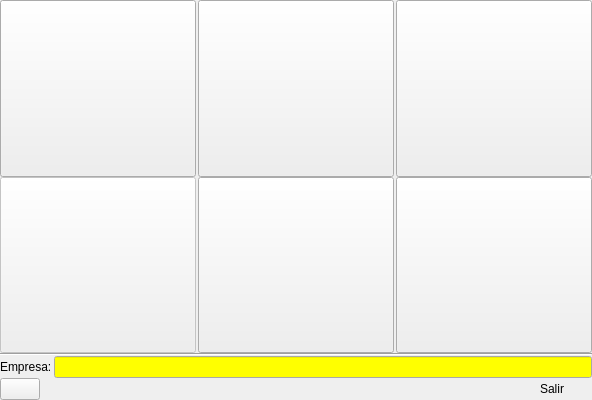
<ui version="4.0" >
 <author>Tomeu Borras Riera</author>
 <class>selectorbase</class>
 <widget class="QMainWindow" name="selectorbase" >
  <property name="geometry" >
   <rect>
    <x>0</x>
    <y>0</y>
    <width>592</width>
    <height>400</height>
   </rect>
  </property>
  <property name="sizePolicy" >
   <sizepolicy vsizetype="Expanding" hsizetype="Expanding" >
    <horstretch>0</horstretch>
    <verstretch>0</verstretch>
   </sizepolicy>
  </property>
  <property name="minimumSize" >
   <size>
    <width>211</width>
    <height>96</height>
   </size>
  </property>
  <property name="maximumSize" >
   <size>
    <width>10000</width>
    <height>10000</height>
   </size>
  </property>
  <property name="windowTitle" >
   <string>BulmaGes</string>
  </property>
  <widget class="QWidget" name="widget" >
   <property name="geometry" >
    <rect>
     <x>0</x>
     <y>0</y>
     <width>592</width>
     <height>400</height>
    </rect>
   </property>
   <layout class="QVBoxLayout" >
    <property name="spacing" >
     <number>0</number>
    </property>
    <property name="margin" >
     <number>0</number>
    </property>
    <item>
     <layout class="QHBoxLayout" >
      <property name="spacing" >
       <number>2</number>
      </property>
      <property name="margin" >
       <number>0</number>
      </property>
      <item>
       <widget class="QPushButton" name="m_bulmafact" >
        <property name="enabled" >
         <bool>true</bool>
        </property>
        <property name="sizePolicy" >
         <sizepolicy vsizetype="Expanding" hsizetype="Expanding" >
          <horstretch>0</horstretch>
          <verstretch>0</verstretch>
         </sizepolicy>
        </property>
        <property name="maximumSize" >
         <size>
          <width>10000</width>
          <height>10000</height>
         </size>
        </property>
        <property name="toolTip" >
         <string>BulmaFact</string>
        </property>
        <property name="text" >
         <string/>
        </property>
        <property name="icon" >
         <iconset resource="../../../bulmages.qrc" >
          <normaloff>:/Genericos48x48/images/png/bulmafact.png</normaloff>:/Genericos48x48/images/png/bulmafact.png</iconset>
        </property>
        <property name="iconSize" >
         <size>
          <width>150</width>
          <height>150</height>
         </size>
        </property>
        <property name="shortcut" >
         <string>Alt+F</string>
        </property>
        <property name="checkable" >
         <bool>false</bool>
        </property>
        <property name="autoRepeat" >
         <bool>false</bool>
        </property>
        <property name="default" >
         <bool>false</bool>
        </property>
        <property name="flat" >
         <bool>false</bool>
        </property>
       </widget>
      </item>
      <item>
       <widget class="QPushButton" name="m_bulmatpv" >
        <property name="enabled" >
         <bool>true</bool>
        </property>
        <property name="sizePolicy" >
         <sizepolicy vsizetype="Expanding" hsizetype="Expanding" >
          <horstretch>0</horstretch>
          <verstretch>0</verstretch>
         </sizepolicy>
        </property>
        <property name="toolTip" >
         <string>BulmaTPV</string>
        </property>
        <property name="text" >
         <string/>
        </property>
        <property name="icon" >
         <iconset resource="../../../bulmages.qrc" >
          <normaloff>:/Genericos48x48/images/png/bulmatpv.png</normaloff>:/Genericos48x48/images/png/bulmatpv.png</iconset>
        </property>
        <property name="iconSize" >
         <size>
          <width>150</width>
          <height>150</height>
         </size>
        </property>
       </widget>
      </item>
      <item>
       <widget class="QPushButton" name="m_bulmacont" >
        <property name="enabled" >
         <bool>true</bool>
        </property>
        <property name="sizePolicy" >
         <sizepolicy vsizetype="Expanding" hsizetype="Expanding" >
          <horstretch>0</horstretch>
          <verstretch>0</verstretch>
         </sizepolicy>
        </property>
        <property name="toolTip" >
         <string>BulmaCont</string>
        </property>
        <property name="text" >
         <string/>
        </property>
        <property name="icon" >
         <iconset resource="../../../bulmages.qrc" >
          <normaloff>:/Genericos48x48/images/png/bulmacont.png</normaloff>:/Genericos48x48/images/png/bulmacont.png</iconset>
        </property>
        <property name="iconSize" >
         <size>
          <width>150</width>
          <height>150</height>
         </size>
        </property>
        <property name="checkable" >
         <bool>false</bool>
        </property>
        <property name="flat" >
         <bool>false</bool>
        </property>
       </widget>
      </item>
     </layout>
    </item>
    <item>
     <layout class="QHBoxLayout" >
      <property name="spacing" >
       <number>2</number>
      </property>
      <property name="margin" >
       <number>0</number>
      </property>
      <item>
       <widget class="QPushButton" name="m_galopin" >
        <property name="enabled" >
         <bool>false</bool>
        </property>
        <property name="sizePolicy" >
         <sizepolicy vsizetype="Expanding" hsizetype="Expanding" >
          <horstretch>0</horstretch>
          <verstretch>0</verstretch>
         </sizepolicy>
        </property>
        <property name="toolTip" >
         <string>Galopin</string>
        </property>
        <property name="text" >
         <string/>
        </property>
        <property name="icon" >
         <iconset resource="../../../bulmages.qrc" >
          <normaloff>:/BulmaCont32x32/images/png/i_tux.png</normaloff>:/BulmaCont32x32/images/png/i_tux.png</iconset>
        </property>
        <property name="iconSize" >
         <size>
          <width>150</width>
          <height>150</height>
         </size>
        </property>
       </widget>
      </item>
      <item>
       <widget class="QPushButton" name="m_iglues" >
        <property name="sizePolicy" >
         <sizepolicy vsizetype="Expanding" hsizetype="MinimumExpanding" >
          <horstretch>0</horstretch>
          <verstretch>0</verstretch>
         </sizepolicy>
        </property>
        <property name="toolTip" >
         <string>Iglues</string>
        </property>
        <property name="text" >
         <string/>
        </property>
        <property name="icon" >
         <iconset resource="../../../bulmages.qrc" >
          <normaloff>:/Genericos48x48/images/logotipo/variaciones 18/variacion 18 - logotipo 02.jpg</normaloff>:/Genericos48x48/images/logotipo/variaciones 18/variacion 18 - logotipo 02.jpg</iconset>
        </property>
        <property name="iconSize" >
         <size>
          <width>150</width>
          <height>150</height>
         </size>
        </property>
       </widget>
      </item>
      <item>
       <widget class="QPushButton" name="mui_info" >
        <property name="enabled" >
         <bool>true</bool>
        </property>
        <property name="sizePolicy" >
         <sizepolicy vsizetype="Expanding" hsizetype="Expanding" >
          <horstretch>0</horstretch>
          <verstretch>0</verstretch>
         </sizepolicy>
        </property>
        <property name="toolTip" >
         <string>Acerca de ..</string>
        </property>
        <property name="text" >
         <string/>
        </property>
        <property name="icon" >
         <iconset resource="../../../bulmages.qrc" >
          <normaloff>:/Genericos48x48/images/logotipo/variaciones 18/variacion 18 - logotipo 05.jpg</normaloff>:/Genericos48x48/images/logotipo/variaciones 18/variacion 18 - logotipo 05.jpg</iconset>
        </property>
        <property name="iconSize" >
         <size>
          <width>150</width>
          <height>150</height>
         </size>
        </property>
       </widget>
      </item>
     </layout>
    </item>
    <item>
     <widget class="Line" name="line2" >
      <property name="frameShape" >
       <enum>QFrame::HLine</enum>
      </property>
      <property name="frameShadow" >
       <enum>QFrame::Sunken</enum>
      </property>
      <property name="orientation" >
       <enum>Qt::Horizontal</enum>
      </property>
     </widget>
    </item>
    <item>
     <layout class="QHBoxLayout" >
      <property name="spacing" >
       <number>2</number>
      </property>
      <property name="margin" >
       <number>0</number>
      </property>
      <item>
       <widget class="QLabel" name="textLabel1" >
        <property name="text" >
         <string>Empresa:</string>
        </property>
       </widget>
      </item>
      <item>
       <widget class="QLineEdit" name="nombreempresa" >
        <property name="enabled" >
         <bool>true</bool>
        </property>
        <property name="palette" >
         <palette>
          <active>
           <colorrole role="WindowText" >
            <brush brushstyle="SolidPattern" >
             <color alpha="255" >
              <red>0</red>
              <green>0</green>
              <blue>0</blue>
             </color>
            </brush>
           </colorrole>
           <colorrole role="Button" >
            <brush brushstyle="SolidPattern" >
             <color alpha="255" >
              <red>238</red>
              <green>234</green>
              <blue>222</blue>
             </color>
            </brush>
           </colorrole>
           <colorrole role="Light" >
            <brush brushstyle="SolidPattern" >
             <color alpha="255" >
              <red>255</red>
              <green>255</green>
              <blue>255</blue>
             </color>
            </brush>
           </colorrole>
           <colorrole role="Midlight" >
            <brush brushstyle="SolidPattern" >
             <color alpha="255" >
              <red>255</red>
              <green>255</green>
              <blue>252</blue>
             </color>
            </brush>
           </colorrole>
           <colorrole role="Dark" >
            <brush brushstyle="SolidPattern" >
             <color alpha="255" >
              <red>85</red>
              <green>85</green>
              <blue>82</blue>
             </color>
            </brush>
           </colorrole>
           <colorrole role="Mid" >
            <brush brushstyle="SolidPattern" >
             <color alpha="255" >
              <red>198</red>
              <green>198</green>
              <blue>191</blue>
             </color>
            </brush>
           </colorrole>
           <colorrole role="Text" >
            <brush brushstyle="SolidPattern" >
             <color alpha="255" >
              <red>0</red>
              <green>0</green>
              <blue>0</blue>
             </color>
            </brush>
           </colorrole>
           <colorrole role="BrightText" >
            <brush brushstyle="SolidPattern" >
             <color alpha="255" >
              <red>255</red>
              <green>255</green>
              <blue>255</blue>
             </color>
            </brush>
           </colorrole>
           <colorrole role="ButtonText" >
            <brush brushstyle="SolidPattern" >
             <color alpha="255" >
              <red>0</red>
              <green>0</green>
              <blue>0</blue>
             </color>
            </brush>
           </colorrole>
           <colorrole role="Base" >
            <brush brushstyle="SolidPattern" >
             <color alpha="255" >
              <red>255</red>
              <green>255</green>
              <blue>0</blue>
             </color>
            </brush>
           </colorrole>
           <colorrole role="Window" >
            <brush brushstyle="SolidPattern" >
             <color alpha="255" >
              <red>238</red>
              <green>238</green>
              <blue>230</blue>
             </color>
            </brush>
           </colorrole>
           <colorrole role="Shadow" >
            <brush brushstyle="SolidPattern" >
             <color alpha="255" >
              <red>0</red>
              <green>0</green>
              <blue>0</blue>
             </color>
            </brush>
           </colorrole>
           <colorrole role="Highlight" >
            <brush brushstyle="SolidPattern" >
             <color alpha="255" >
              <red>255</red>
              <green>221</green>
              <blue>118</blue>
             </color>
            </brush>
           </colorrole>
           <colorrole role="HighlightedText" >
            <brush brushstyle="SolidPattern" >
             <color alpha="255" >
              <red>0</red>
              <green>0</green>
              <blue>0</blue>
             </color>
            </brush>
           </colorrole>
           <colorrole role="Link" >
            <brush brushstyle="SolidPattern" >
             <color alpha="255" >
              <red>0</red>
              <green>0</green>
              <blue>192</blue>
             </color>
            </brush>
           </colorrole>
           <colorrole role="LinkVisited" >
            <brush brushstyle="SolidPattern" >
             <color alpha="255" >
              <red>128</red>
              <green>0</green>
              <blue>128</blue>
             </color>
            </brush>
           </colorrole>
           <colorrole role="AlternateBase" >
            <brush brushstyle="SolidPattern" >
             <color alpha="255" >
              <red>231</red>
              <green>231</green>
              <blue>231</blue>
             </color>
            </brush>
           </colorrole>
          </active>
          <inactive>
           <colorrole role="WindowText" >
            <brush brushstyle="SolidPattern" >
             <color alpha="255" >
              <red>0</red>
              <green>0</green>
              <blue>0</blue>
             </color>
            </brush>
           </colorrole>
           <colorrole role="Button" >
            <brush brushstyle="SolidPattern" >
             <color alpha="255" >
              <red>238</red>
              <green>234</green>
              <blue>222</blue>
             </color>
            </brush>
           </colorrole>
           <colorrole role="Light" >
            <brush brushstyle="SolidPattern" >
             <color alpha="255" >
              <red>255</red>
              <green>255</green>
              <blue>255</blue>
             </color>
            </brush>
           </colorrole>
           <colorrole role="Midlight" >
            <brush brushstyle="SolidPattern" >
             <color alpha="255" >
              <red>255</red>
              <green>255</green>
              <blue>252</blue>
             </color>
            </brush>
           </colorrole>
           <colorrole role="Dark" >
            <brush brushstyle="SolidPattern" >
             <color alpha="255" >
              <red>85</red>
              <green>85</green>
              <blue>82</blue>
             </color>
            </brush>
           </colorrole>
           <colorrole role="Mid" >
            <brush brushstyle="SolidPattern" >
             <color alpha="255" >
              <red>198</red>
              <green>198</green>
              <blue>191</blue>
             </color>
            </brush>
           </colorrole>
           <colorrole role="Text" >
            <brush brushstyle="SolidPattern" >
             <color alpha="255" >
              <red>0</red>
              <green>0</green>
              <blue>0</blue>
             </color>
            </brush>
           </colorrole>
           <colorrole role="BrightText" >
            <brush brushstyle="SolidPattern" >
             <color alpha="255" >
              <red>255</red>
              <green>255</green>
              <blue>255</blue>
             </color>
            </brush>
           </colorrole>
           <colorrole role="ButtonText" >
            <brush brushstyle="SolidPattern" >
             <color alpha="255" >
              <red>0</red>
              <green>0</green>
              <blue>0</blue>
             </color>
            </brush>
           </colorrole>
           <colorrole role="Base" >
            <brush brushstyle="SolidPattern" >
             <color alpha="255" >
              <red>255</red>
              <green>255</green>
              <blue>0</blue>
             </color>
            </brush>
           </colorrole>
           <colorrole role="Window" >
            <brush brushstyle="SolidPattern" >
             <color alpha="255" >
              <red>238</red>
              <green>238</green>
              <blue>230</blue>
             </color>
            </brush>
           </colorrole>
           <colorrole role="Shadow" >
            <brush brushstyle="SolidPattern" >
             <color alpha="255" >
              <red>0</red>
              <green>0</green>
              <blue>0</blue>
             </color>
            </brush>
           </colorrole>
           <colorrole role="Highlight" >
            <brush brushstyle="SolidPattern" >
             <color alpha="255" >
              <red>255</red>
              <green>221</green>
              <blue>118</blue>
             </color>
            </brush>
           </colorrole>
           <colorrole role="HighlightedText" >
            <brush brushstyle="SolidPattern" >
             <color alpha="255" >
              <red>0</red>
              <green>0</green>
              <blue>0</blue>
             </color>
            </brush>
           </colorrole>
           <colorrole role="Link" >
            <brush brushstyle="SolidPattern" >
             <color alpha="255" >
              <red>0</red>
              <green>0</green>
              <blue>192</blue>
             </color>
            </brush>
           </colorrole>
           <colorrole role="LinkVisited" >
            <brush brushstyle="SolidPattern" >
             <color alpha="255" >
              <red>128</red>
              <green>0</green>
              <blue>128</blue>
             </color>
            </brush>
           </colorrole>
           <colorrole role="AlternateBase" >
            <brush brushstyle="SolidPattern" >
             <color alpha="255" >
              <red>231</red>
              <green>231</green>
              <blue>231</blue>
             </color>
            </brush>
           </colorrole>
          </inactive>
          <disabled>
           <colorrole role="WindowText" >
            <brush brushstyle="SolidPattern" >
             <color alpha="255" >
              <red>128</red>
              <green>128</green>
              <blue>128</blue>
             </color>
            </brush>
           </colorrole>
           <colorrole role="Button" >
            <brush brushstyle="SolidPattern" >
             <color alpha="255" >
              <red>238</red>
              <green>234</green>
              <blue>222</blue>
             </color>
            </brush>
           </colorrole>
           <colorrole role="Light" >
            <brush brushstyle="SolidPattern" >
             <color alpha="255" >
              <red>255</red>
              <green>255</green>
              <blue>255</blue>
             </color>
            </brush>
           </colorrole>
           <colorrole role="Midlight" >
            <brush brushstyle="SolidPattern" >
             <color alpha="255" >
              <red>255</red>
              <green>255</green>
              <blue>252</blue>
             </color>
            </brush>
           </colorrole>
           <colorrole role="Dark" >
            <brush brushstyle="SolidPattern" >
             <color alpha="255" >
              <red>85</red>
              <green>85</green>
              <blue>82</blue>
             </color>
            </brush>
           </colorrole>
           <colorrole role="Mid" >
            <brush brushstyle="SolidPattern" >
             <color alpha="255" >
              <red>198</red>
              <green>198</green>
              <blue>191</blue>
             </color>
            </brush>
           </colorrole>
           <colorrole role="Text" >
            <brush brushstyle="SolidPattern" >
             <color alpha="255" >
              <red>198</red>
              <green>198</green>
              <blue>191</blue>
             </color>
            </brush>
           </colorrole>
           <colorrole role="BrightText" >
            <brush brushstyle="SolidPattern" >
             <color alpha="255" >
              <red>255</red>
              <green>255</green>
              <blue>255</blue>
             </color>
            </brush>
           </colorrole>
           <colorrole role="ButtonText" >
            <brush brushstyle="SolidPattern" >
             <color alpha="255" >
              <red>128</red>
              <green>128</green>
              <blue>128</blue>
             </color>
            </brush>
           </colorrole>
           <colorrole role="Base" >
            <brush brushstyle="SolidPattern" >
             <color alpha="255" >
              <red>255</red>
              <green>255</green>
              <blue>0</blue>
             </color>
            </brush>
           </colorrole>
           <colorrole role="Window" >
            <brush brushstyle="SolidPattern" >
             <color alpha="255" >
              <red>238</red>
              <green>238</green>
              <blue>230</blue>
             </color>
            </brush>
           </colorrole>
           <colorrole role="Shadow" >
            <brush brushstyle="SolidPattern" >
             <color alpha="255" >
              <red>0</red>
              <green>0</green>
              <blue>0</blue>
             </color>
            </brush>
           </colorrole>
           <colorrole role="Highlight" >
            <brush brushstyle="SolidPattern" >
             <color alpha="255" >
              <red>212</red>
              <green>184</green>
              <blue>98</blue>
             </color>
            </brush>
           </colorrole>
           <colorrole role="HighlightedText" >
            <brush brushstyle="SolidPattern" >
             <color alpha="255" >
              <red>255</red>
              <green>255</green>
              <blue>255</blue>
             </color>
            </brush>
           </colorrole>
           <colorrole role="Link" >
            <brush brushstyle="SolidPattern" >
             <color alpha="255" >
              <red>0</red>
              <green>0</green>
              <blue>192</blue>
             </color>
            </brush>
           </colorrole>
           <colorrole role="LinkVisited" >
            <brush brushstyle="SolidPattern" >
             <color alpha="255" >
              <red>128</red>
              <green>0</green>
              <blue>128</blue>
             </color>
            </brush>
           </colorrole>
           <colorrole role="AlternateBase" >
            <brush brushstyle="SolidPattern" >
             <color alpha="255" >
              <red>231</red>
              <green>231</green>
              <blue>231</blue>
             </color>
            </brush>
           </colorrole>
          </disabled>
         </palette>
        </property>
        <property name="focusPolicy" >
         <enum>Qt::NoFocus</enum>
        </property>
        <property name="readOnly" >
         <bool>true</bool>
        </property>
       </widget>
      </item>
     </layout>
    </item>
    <item>
     <layout class="QHBoxLayout" >
      <property name="spacing" >
       <number>0</number>
      </property>
      <property name="margin" >
       <number>0</number>
      </property>
      <item>
       <widget class="QPushButton" name="seleccionaempresa" >
        <property name="toolTip" >
         <string>Seleccionar Empresa</string>
        </property>
        <property name="text" >
         <string/>
        </property>
        <property name="icon" >
         <iconset resource="../../../bulmages.qrc" >
          <normaloff>:/BulmaCont32x32/images/png/i_empresa.xpm</normaloff>:/BulmaCont32x32/images/png/i_empresa.xpm</iconset>
        </property>
        <property name="iconSize" >
         <size>
          <width>32</width>
          <height>32</height>
         </size>
        </property>
       </widget>
      </item>
      <item>
       <spacer>
        <property name="orientation" >
         <enum>Qt::Horizontal</enum>
        </property>
        <property name="sizeType" >
         <enum>QSizePolicy::Expanding</enum>
        </property>
        <property name="sizeHint" stdset="0" >
         <size>
          <width>51</width>
          <height>21</height>
         </size>
        </property>
       </spacer>
      </item>
      <item>
       <widget class="QPushButton" name="mui_salir" >
        <property name="enabled" >
         <bool>true</bool>
        </property>
        <property name="toolTip" >
         <string>Salir</string>
        </property>
        <property name="text" >
         <string>Salir</string>
        </property>
        <property name="default" >
         <bool>false</bool>
        </property>
        <property name="flat" >
         <bool>true</bool>
        </property>
       </widget>
      </item>
     </layout>
    </item>
   </layout>
  </widget>
 </widget>
 <layoutdefault spacing="2" margin="2" />
 <tabstops>
  <tabstop>mui_salir</tabstop>
  <tabstop>m_iglues</tabstop>
  <tabstop>m_bulmatpv</tabstop>
  <tabstop>m_bulmacont</tabstop>
  <tabstop>m_galopin</tabstop>
  <tabstop>mui_info</tabstop>
  <tabstop>m_bulmafact</tabstop>
  <tabstop>seleccionaempresa</tabstop>
  <tabstop>nombreempresa</tabstop>
 </tabstops>
 <resources>
  <include location="../../../bulmages.qrc" />
 </resources>
 <connections>
  <connection>
   <sender>mui_salir</sender>
   <signal>clicked()</signal>
   <receiver>selectorbase</receiver>
   <slot>close()</slot>
   <hints>
    <hint type="sourcelabel" >
     <x>553</x>
     <y>377</y>
    </hint>
    <hint type="destinationlabel" >
     <x>295</x>
     <y>199</y>
    </hint>
   </hints>
  </connection>
 </connections>
</ui>
